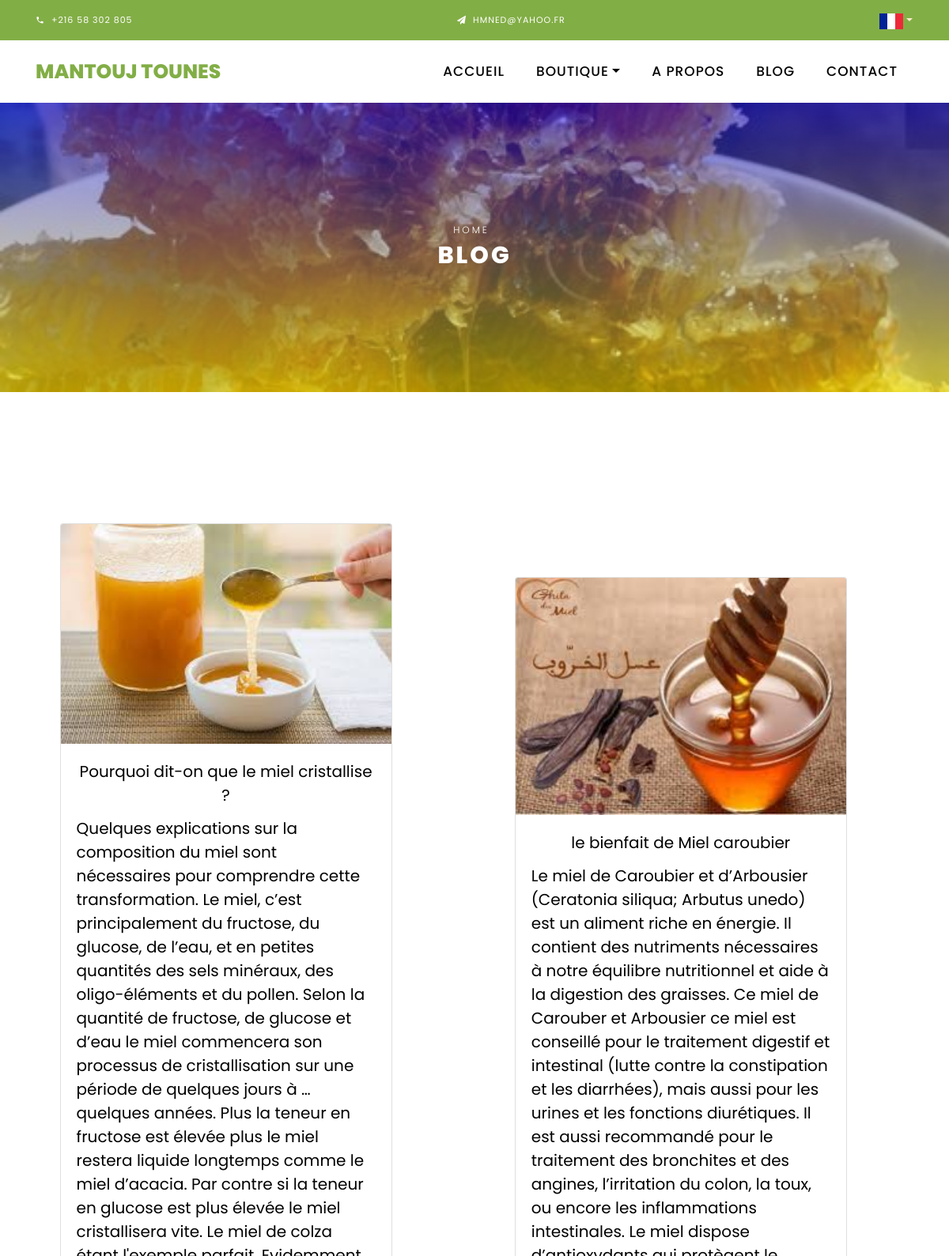
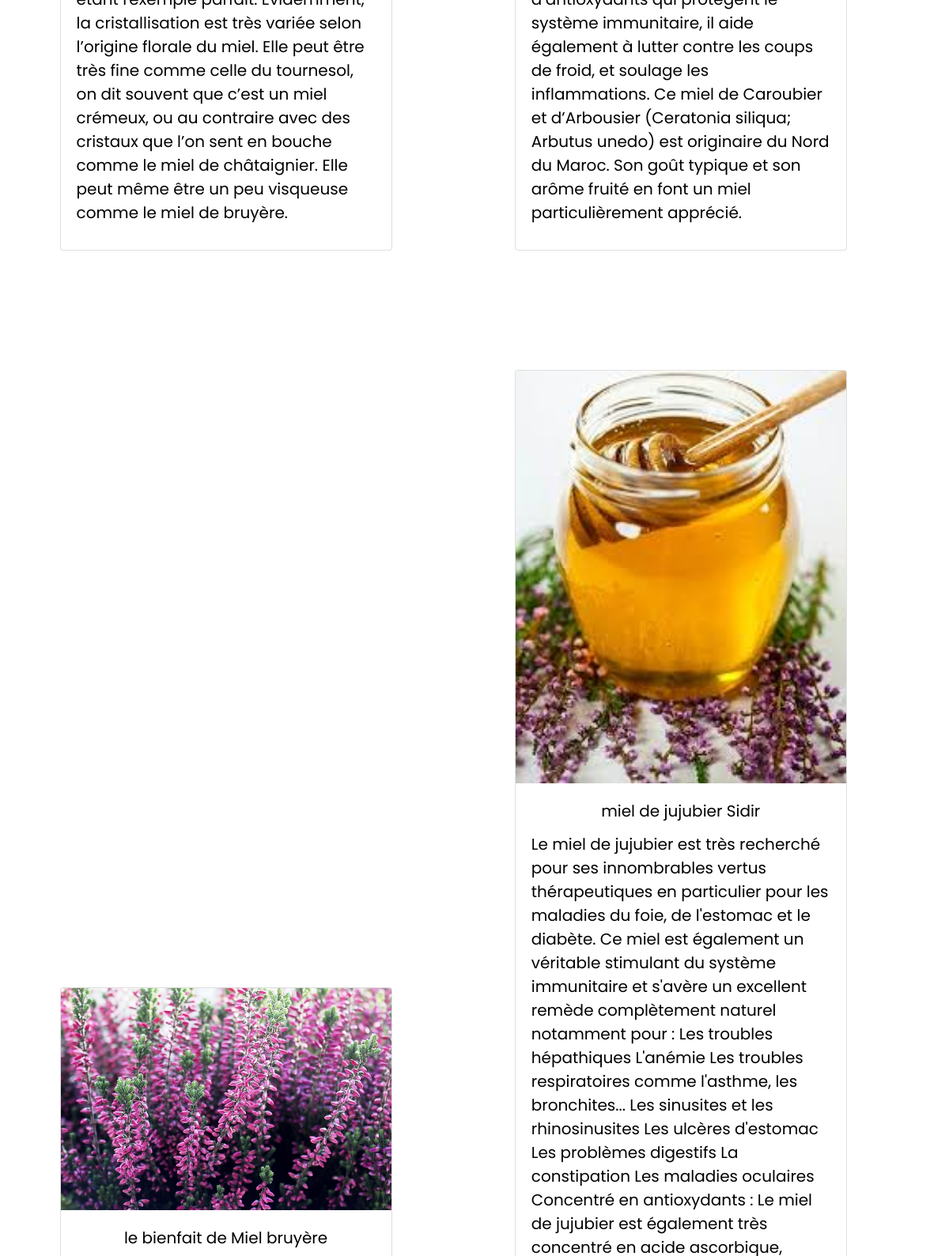
Screenshot of /fr/blog (upper part) with the database file from the repository (2 pictures, top to bottom).
### fr/models.py (models this page shows, shortened)
class Blog(models.Model):
    image = models.ImageField(upload_to='pics')
    Title = models.CharField(max_length=5000)
    body = models.TextField(max_length=10020)
    Imgwidth = models.IntegerField()
    Imgheight = models.IntegerField()

### fr/views.py (the view)
# urls.py: path('blog', views.blog, name='blog')
def blog(request):
    blog = Blog.objects.all()
    return render(request, 'fr/blogfr.html', context={'blog':blog})

### template/fr/blogfr.html (shortened to what this page needs)
{% load static %}
<!DOCTYPE html>
<html lang="en">
<head>
	<link rel="stylesheet" href="{% static 'css/open-iconic-bootstrap.min.css' %}" />
	<link rel="stylesheet" href="{% static 'css/animate.css' %}" />
	<link rel="stylesheet" href="{% static 'css/owl.carousel.min.css' %}" />
	<link rel="stylesheet" href="{% static 'css/owl.theme.default.min.css' %}" />
	<link rel="stylesheet" href="{% static 'css/magnific-popup.css' %}" />
	<link rel="stylesheet" href="{% static 'css/aos.css' %}" />
	<link rel="stylesheet" href="{% static 'css/ionicons.min.css' %}" />
	<link rel="stylesheet" href="{% static 'css/bootstrap-datepicker.css' %}" />
	<link rel="stylesheet" href="{% static 'css/jquery.timepicker.css' %}" />
	<link rel="stylesheet" href="{% static 'css/flaticon.css' %}" />
	<link rel="stylesheet" href="{% static 'css/icomoon.css' %}" />
	<link rel="stylesheet" href="{% static 'css/style.css' %}" />
</head>
<body class="goto-here">
	<div class="py-1 bg-primary">
		<div class="container">
			<div class="row no-gutters d-flex align-items-start align-items-center px-md-0">
				<div class="col-lg-12 d-block">
					<div class="row d-flex">
						<div class="col-md pr-4 d-flex topper align-items-center">
							<div class="icon mr-2 d-flex justify-content-center align-items-center">
								<span class="icon-phone2"></span>
							</div>
							<span class="text">+216 58 302 805</span>
						</div>
						<div class="col-md pr-4 d-flex topper align-items-center">
							<div class="icon mr-2 d-flex justify-content-center align-items-center">
								<span class="icon-paper-plane"></span>
							</div>
							<span class="text">Hmned@yahoo.fr</span>
						</div>
						<div class="#">
							<a class="nav-link dropdown-toggle" href="#" id="dropdown04" data-toggle="dropdown" aria-haspopup="true" aria-expanded="false" style="color: blanchedalmond;"><img src="{% static 'images/fr.svg' %}" alt="" width="30px" length="30px" /></a>
						</div>
					</div>
				</div>
			</div>
		</div>
	</div>
	<nav class="navbar navbar-expand-lg navbar-dark ftco_navbar bg-dark ftco-navbar-light" id="ftco-navbar">
		<div class="container">
			<a class="navbar-brand" href="/fr">MANTOUJ TOUNES</a>
			<div class="collapse navbar-collapse" id="ftco-nav">
				<ul class="navbar-nav ml-auto">
					<li class="nav-item"><a href="/fr" class="nav-link">Accueil</a></li>
					<li class="nav-item dropdown">
						<a class="nav-link dropdown-toggle" href="#" id="dropdown04" data-toggle="dropdown"
							aria-haspopup="true" aria-expanded="false">Boutique</a>
					</li>
					<li class="nav-item ">
						<a href="/fr/about" class="nav-link">A Propos</a>
					</li>
					<li class="nav-item active">
						<a href="/fr/blog" class="nav-link">Blog</a>
					  </li>
					<li class="nav-item">
						<a href="/fr/contact" class="nav-link">Contact</a>
					</li>
				</ul>
			</div>
		</div>
	</nav>
    <div class="hero-wrap hero-bread" style="background-image:linear-gradient(rgba(0, 0, 255, 0.5), rgba(255, 255, 0, 0.5)), url({% static 'images/img6.jpg' %});">
      <div class="container">
        <div class="row no-gutters slider-text align-items-center justify-content-center">
          <div class="col-md-9 ftco-animate text-center">
          	<p class="breadcrumbs"><span class="mr-2"><a href="/">Home</a></span></p>
            <h1 class="mb-0 bread">Blog</h1>
          </div>
        </div>
      </div>
    </div>
    <section class="ftco-section" >
    	<div class="">
            {% for a in blog %}
            <div id="{{ a.Title }}" class="card" style=" width: 35%; margin:2cm; display:inline-block; height:auto">
              <img class="card-img-top" src="{{ a.image.url }}" alt="Card image cap"></a>
              <div class="card-body">
                <h5 class="card-title" align="center">{{ a.Title }}</h5>
                <h5 class="card-title" align="left">{{ a.body }}</h5>
              </div>
            </div>
             {% endfor %}
    		</div>
    </section>
  </body>
</html>

### static/css/icomoon.css (style rules this page uses)
[class^="icon-"], [class*=" icon-"] { font-family: 'icomoon' !important; speak: none; font-style: normal; font-weight: normal; font-variant: normal; text-transform: none; line-height: 1; -webkit-font-smoothing: antialiased; -moz-osx-font-smoothing: grayscale; }
.icon-paper-plane:before { content: "\f1d8"; }
.icon-phone2:before { content: "\e0cd"; }

### rows the page displays
Blog: image (picture), Title "Pourquoi dit-on que le miel cristallise ?", body "Quelques explications sur la composition du miel sont nécessaires pour comprendre cette transformation. Le miel, c’est principalement du fructose, du glucose, de l’eau, et en petites quantités des sels minéraux, des oligo-éléments et du pollen. Selon la quantité de fructose, de glucose et d’eau le miel commencera son processus de cristallisation sur une période de quelques jours à … quelques années. Plus la teneur en fructose est élevée plus le miel restera liquide longtemps comme le miel d’acacia. Par contre si la teneur en glucose est plus élevée le miel cristallisera vite. Le miel de colza étant l'exemple parfait. Evidemment, la cristallisation est très variée selon l’origine florale du…"
Blog: image (picture), Title "le bienfait de Miel caroubier", body "Le miel de Caroubier et d’Arbousier (Ceratonia siliqua; Arbutus unedo) est un aliment riche en énergie. Il contient des nutriments nécessaires à notre équilibre nutritionnel et aide à la digestion des graisses. Ce miel de Carouber et Arbousier ce miel est conseillé pour le traitement digestif et intestinal (lutte contre la constipation et les diarrhées), mais aussi pour les urines et les fonctions diurétiques. Il est aussi recommandé pour le traitement des bronchites et des angines, l’irritation du colon, la toux, ou encore les inflammations intestinales. Le miel dispose d’antioxydants qui protègent le système immunitaire, il aide également à lutter contre les coups de froid, et soulage les…"
Blog: image (picture), Title "le bienfait de Miel bruyère"
Blog: image (picture), Title "miel de jujubier Sidir"
